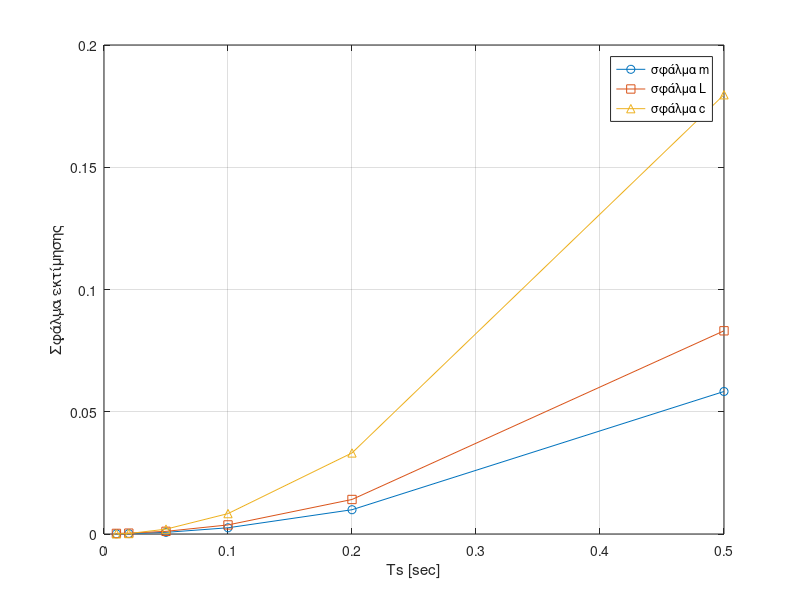

MATLAB code for this plot:
clear;
clc;
close all;

m = 0.75;
L = 1.25;
c = 0.15;
g = 9.81;

x0 = [0; 0];
t_full = 0:0.001:20;
u_fun = @(t) 4 * sin(2 * t);
f = @(t, x) [x(2); (1/(m*L^2)) * (u_fun(t) - c*x(2) - m*g*L*x(1))];
[~, x_full] = ode45(f, t_full, x0);
y_full = x_full(:,1);

% Ts τιμές
Ts_values = [0.01 0.02 0.05 0.1 0.2 0.5];
errors_m = zeros(size(Ts_values));
errors_L = zeros(size(Ts_values));
errors_c = zeros(size(Ts_values));

for i = 1:length(Ts_values)
    Ts = Ts_values(i);
    t = 0:Ts:20;
    y = interp1(t_full, y_full, t)';
    u_sampled = 4 * sin(2 * t)';

    % Λ(s) = s^2 + 2s + 1
    l1 = 2;
    l2 = 1;
    sys1 = tf([-1 0], [1 l1 l2]);
    sys2 = tf(-1, [1 l1 l2]);
    sys3 = tf(1, [1 l1 l2]);


    z1 = lsim(sys1, y, t);    % -s*q / Λ(s)
    z2 = lsim(sys2, y, t);    % -q / Λ(s)
    z3 = lsim(sys3, u_sampled, t);   % u / Λ(s)

    Z = [z1 z2 z3];   % Φ
    a = Z' * Z;
    b = y' * Z;
    theta = b / a;


    ML2 = 1 / theta(3);                         
    chat = (theta(1) + l1) * ML2;               
    mgL = (theta(2) + l2) * ML2;                
    mhat = mgL / (g * L);                       
    lhat = sqrt(ML2 / mhat);                    

    errors_m(i) = abs(m - mhat);
    errors_L(i) = abs(L - lhat);
    errors_c(i) = abs(c - chat);
end

% Εμφάνιση σφαλμάτων
figure;
plot(Ts_values, errors_m, '-o', 'DisplayName','σφάλμα m');
hold on;
plot(Ts_values, errors_L, '-s', 'DisplayName','σφάλμα L');
plot(Ts_values, errors_c, '-^', 'DisplayName','σφάλμα c');
xlabel('Ts [sec]');
ylabel('Σφάλμα εκτίμησης');
legend;
grid on;
